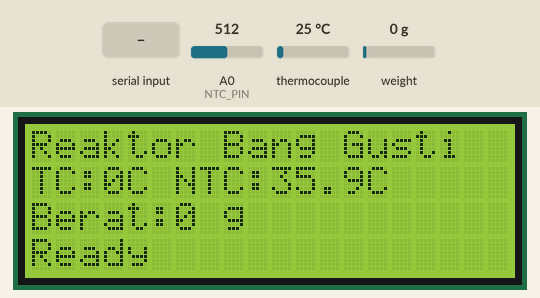
Simulated run of this sketch. Board: ESP8266 (NodeMCU). Shown: 20×4 character LCD. The test bench sets the inputs (shaded band); at power-on: thermocouple 25 °C, weight on the scale 0 g, A0 (NTC_PIN) = 512 (analog values on the 0–1023 scale). What the sketch prints to the serial monitor is not drawn.

Above: at 3.6 s.
3.7 s: thermocouple set to 6 °C
6.5 s: weight on the scale set to 100 g
At 6.9 s:
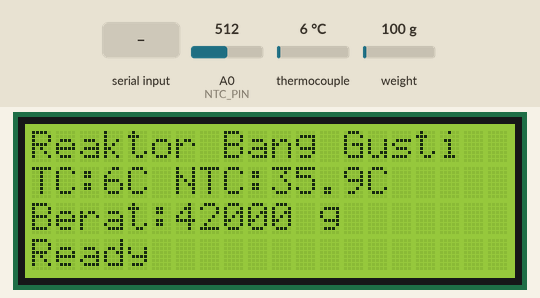
8.1 s: "t" received over Serial
At 10.1 s:
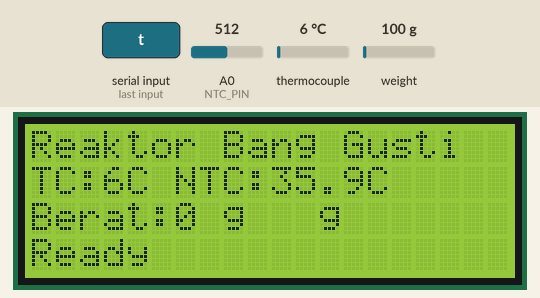
11.0 s: A0 (NTC_PIN) set to 716
At 12.3 s:
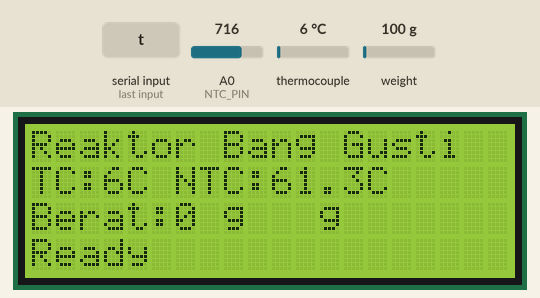
13.1 s: thermocouple set to 75 °C
At 16.3 s:
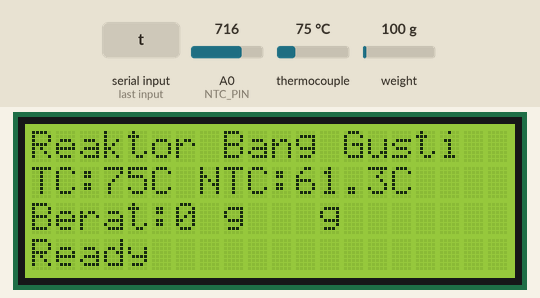
16.6 s: weight on the scale set to 1250 g
At 18.1 s:
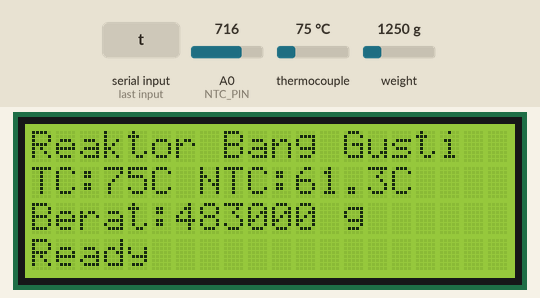
Timing chart, 0 to 19.2 s (numbered marks = the images above; inputs shaded):
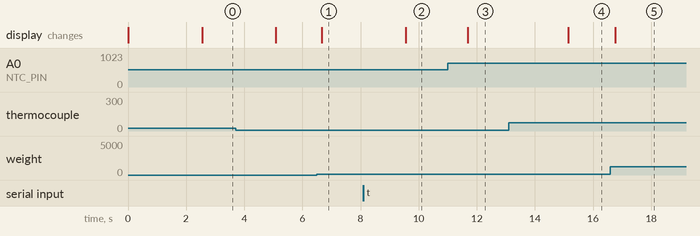

Measured:
- after the input at 6.5 s, the display: changes after 0.17 s (image 1)
- after the input at 8.1 s, the display: changes after 1.5 s (image 2)
- after the input at 11.0 s, the display: changes after 0.68 s (image 3)
- after the input at 13.1 s, the display: changes after 2.1 s (image 4)
- after the input at 16.6 s, the display: changes after 0.17 s (image 5)

The sketch:

PYG_Reaktor_V3_addingNTC.ino
```cpp
#include <Wire.h>
#include <LiquidCrystal_I2C.h>
#include <max6675.h>
#include <HX711_ADC.h>

#if defined(ESP8266) || defined(ESP32) || defined(AVR)
#include <EEPROM.h>
#endif

// Bluetooth Serial (ESP32 only)
#if defined(ESP32)
#include "BluetoothSerial.h"
BluetoothSerial SerialBT;
#endif

// Initialize the LCD library
LiquidCrystal_I2C lcd(0x27, 20, 4); // Set the LCD address to 0x27 for a 20x4 display

// --- Pin Definitions --- //
#if defined(ESP8266)
// Wemos D1 mini (ESP8266)
#define thermoDO    12
#define thermoCS    15
#define thermoCLK   14
#define DT_HX711    0
#define SCK_HX711   2
#define NTC_PIN     A0

#elif defined(ESP32)
// ESP32 DOIT
#define thermoDO    14
#define thermoCS    13
#define thermoCLK   27
#define DT_HX711    15
#define SCK_HX711   2
#define NTC_PIN     33  // Your NTC analog pin

#else
// Fallback (other Arduino boards)
#define thermoDO    4
#define thermoCS    5
#define thermoCLK   6
#define DT_HX711    7
#define SCK_HX711   8
#define NTC_PIN     A0
#endif

// HX711 setup
HX711_ADC LoadCell(DT_HX711, SCK_HX711);
const int calVal_eepromAdress = 0;
unsigned long t = 0;

// MAX6675 setup
MAX6675 thermocouple(thermoCLK, thermoCS, thermoDO);
float thermocoupleTemp = 0.0;
float force = 0.0; // Changed from long to float

// NTC setup - CORRECTED FOR REVERSED WIRING
const float FIXED_RESISTOR = 10000.0;    // 10kΩ fixed resistor
const float RESISTANCE_AT_25 = 15000.0;   // 5.4kΩ at 25°C
const float BETA_VALUE = 3435.0;         // Typical beta value
const float NOMINAL_TEMP = 25.0;
const int ADC_RESOLUTION = 4095;
const float VREF = 3.3;
float ntcTemp = 0.0;
float ntcResistance = 0.0;
bool ntcWiringReversed = false;  // SET THIS TO TRUE FOR REVERSED WIRING

// Bluetooth device name
const char* btDeviceName = "ReaktorBangGusti";

// Tare flag to handle tare in main loop
bool tareRequested = false;

void setup() {
  Serial.begin(115200);
  delay(10);
  Serial.println();
  Serial.println("Starting...");

  // Initialize Bluetooth Serial (ESP32 only)
  #if defined(ESP32)
  if (!SerialBT.begin(btDeviceName)) {
    Serial.println("Bluetooth failed to initialize!");
  } else {
    Serial.println("Bluetooth initialized successfully");
    Serial.print("Device name: ");
    Serial.println(btDeviceName);
  }
  #endif

  // Initialize LCD
  lcd.begin();
  lcd.backlight();

  // Initialize NTC pin
  analogReadResolution(12);
  #if defined(ESP32)
  analogSetAttenuation(ADC_11db);
  #endif

  // HX711 calibration
  float calibrationValue = 1.0; // ⚠️ Replace with your actual calibration value!

  LoadCell.begin();
  unsigned long stabilizingtime = 2000;
  boolean _tare = true;
  LoadCell.start(stabilizingtime, _tare);

  if (LoadCell.getTareTimeoutFlag()) {
    Serial.println("Timeout, check MCU>HX711 wiring and pin designations");
    #if defined(ESP32)
    SerialBT.println("Timeout, check MCU>HX711 wiring and pin designations");
    #endif
    while (1); // Halt if critical error
  } else {
    LoadCell.setCalFactor(calibrationValue);
    Serial.println("Startup is complete");
    #if defined(ESP32)
    SerialBT.println("Startup is complete");
    #endif
  }

  while (!LoadCell.update()); // Wait for first reading

  Serial.print("Calibration value: ");
  Serial.println(LoadCell.getCalFactor());
  Serial.print("HX711 conversion time (ms): ");
  Serial.println(LoadCell.getConversionTime());
  Serial.print("HX711 sampling rate (Hz): ");
  Serial.println(LoadCell.getSPS());
  Serial.print("HX711 settling time (ms): ");
  Serial.println(LoadCell.getSettlingTime());
  Serial.println("Note: Settling time may increase if you use delay()!");

  #if defined(ESP32)
  SerialBT.print("Calibration value: ");
  SerialBT.println(LoadCell.getCalFactor());
  SerialBT.print("HX711 sampling rate (Hz): ");
  SerialBT.println(LoadCell.getSPS());
  #endif

  if (LoadCell.getSPS() < 7) {
    Serial.println("!! Sampling rate too low – check wiring");
    #if defined(ESP32)
    SerialBT.println("!! Sampling rate too low – check wiring");
    #endif
  } else if (LoadCell.getSPS() > 100) {
    Serial.println("!! Sampling rate too high – check wiring");
    #if defined(ESP32)
    SerialBT.println("!! Sampling rate too high – check wiring");
    #endif
  }

  // Display NTC info
  Serial.println("NTC Sensor: 5.4kΩ at 25°C, Beta=3950");
  Serial.println("NTC Wiring: REVERSED (software corrected)");
  #if defined(ESP32)
  SerialBT.println("NTC Sensor: 5.4kΩ at 25°C, Beta=3950");
  SerialBT.println("NTC Wiring: REVERSED (software corrected)");
  #endif
}

void loop() {
  static unsigned long lastPrintTime = 0;
  static unsigned long lastNTCReadTime = 0;
  const unsigned long printInterval = 5000; // print every 5s
  const unsigned long ntcReadInterval = 1000; // read NTC every 1s
  const float alfa = 1;

  // Handle tare command first (before updating load cell)
  handleTareCommand();

  // --- continuously update HX711 filter ---
  if (LoadCell.update()) {
    force = (1-alfa) * force + alfa * LoadCell.getData(); // this runs many times per second
  }

  // --- Read NTC temperature (every 1 second) ---
  if (millis() - lastNTCReadTime >= ntcReadInterval) {
    lastNTCReadTime = millis();
    readNTCtemperature();
  }

  // Perform tare if requested (in main loop context)
  if (tareRequested) {
    performTare();
    tareRequested = false;
  }

  // --- read thermocouple and send data (every 5 seconds) ---
  if (millis() - lastPrintTime >= printInterval) {
    lastPrintTime = millis();
    thermocoupleTemp = thermocouple.readCelsius();
    if (isnan(thermocoupleTemp)) thermocoupleTemp = 0.0;

    // send data - now includes NTC temperature
    String dataString = String(force, 0) + "," + String(force/410, 3) + "," + String(thermocoupleTemp, 0) + "," + String(ntcTemp, 1);
    Serial.println(dataString);
    #if defined(ESP32)
    SerialBT.println(dataString);
    #endif
  }

  datashow();
}

// Function to read NTC temperature - CORRECTED FOR REVERSED WIRING
void readNTCtemperature() {
  int adcValue = analogRead(NTC_PIN);
  float voltage = (adcValue * VREF) / ADC_RESOLUTION;

  if (voltage > 0 && voltage < VREF) {
    if (ntcWiringReversed) {
      // CORRECTED CALCULATION FOR REVERSED WIRING
      // NTC is connected between VCC and ADC pin (fixed resistor to GND)
      ntcResistance = FIXED_RESISTOR * voltage / (VREF - voltage);
    } else {
      // Standard wiring: NTC between ADC pin and GND (fixed resistor to VCC)
      ntcResistance = FIXED_RESISTOR * (VREF / voltage - 1);
    }
    ntcTemp = calculateNTCtemperature(ntcResistance);
  }
}

// Function to calculate NTC temperature
float calculateNTCtemperature(float resistance) {
  if (resistance <= 0) return -273.15;

  float steinhart = resistance / RESISTANCE_AT_25;     // (R/Ro)
  steinhart = log(steinhart);                         // ln(R/Ro)
  steinhart /= BETA_VALUE;                            // 1/B * ln(R/Ro)
  steinhart += 1.0 / (NOMINAL_TEMP + 273.15);        // + (1/To)
  steinhart = 1.0 / steinhart;                       // Invert
  steinhart -= 273.15;                               // Convert to Celsius

  return steinhart;
}

// Function to handle tare commands from both Serial and Bluetooth
void handleTareCommand() {
  // Check USB Serial
  if (Serial.available() > 0) {
    char inByte = Serial.read();
    if (inByte == 't' || inByte == 'T') {
      tareRequested = true;
      Serial.println("Tare requested...");
    }
    // Clear any remaining characters in the buffer
    while (Serial.available() > 0) {
      Serial.read();
    }
  }

  // Check Bluetooth Serial (ESP32 only)
  #if defined(ESP32)
  if (SerialBT.available() > 0) {
    char inByte = SerialBT.read();
    if (inByte == 't' || inByte == 'T') {
      tareRequested = true;
      SerialBT.println("Tare requested...");
    }
    // Clear any remaining characters in the buffer
    while (SerialBT.available() > 0) {
      SerialBT.read();
    }
  }
  #endif
}

// Function to perform the tare operation
void performTare() {
  Serial.println("Performing tare...");
  #if defined(ESP32)
  SerialBT.println("Performing tare...");
  #endif

  // Simple and direct tare approach
  LoadCell.tare();
  delay(1000); // Give enough time for tare to complete

  // Force refresh
  LoadCell.update();
  force = LoadCell.getData();

  Serial.println("Tare complete");
  #if defined(ESP32)
  SerialBT.println("Tare complete");
  #endif
}

// Function to display data on the LCD without flicker
void datashow() {
  // Line 0: Title
  lcd.setCursor(0, 0);
  lcd.print("Reaktor Bang Gusti");

  // Line 1: Thermocouple Temperature
  lcd.setCursor(0, 1);
  lcd.print("TC:");
  lcd.print(thermocoupleTemp, 0);
  lcd.print("C NTC:");
  lcd.print(ntcTemp, 1);
  lcd.print("C  ");

  // Line 2: Weight
  lcd.setCursor(0, 2);
  lcd.print("Berat:");
  lcd.print(force, 0);
  lcd.print(" g  ");

  // Line 3: Status
  #if defined(ESP32)
  lcd.setCursor(0, 3);
  lcd.print("BT:");
  lcd.print(btDeviceName);
  if (ntcWiringReversed) {
    lcd.print("*R"); // Indicate reversed wiring correction
  }
  #else
  lcd.setCursor(0, 3);
  if (ntcWiringReversed) {
    lcd.print("NTC Reversed Corr");
  } else {
    lcd.print("Ready          ");
  }
  #endif
}
```
